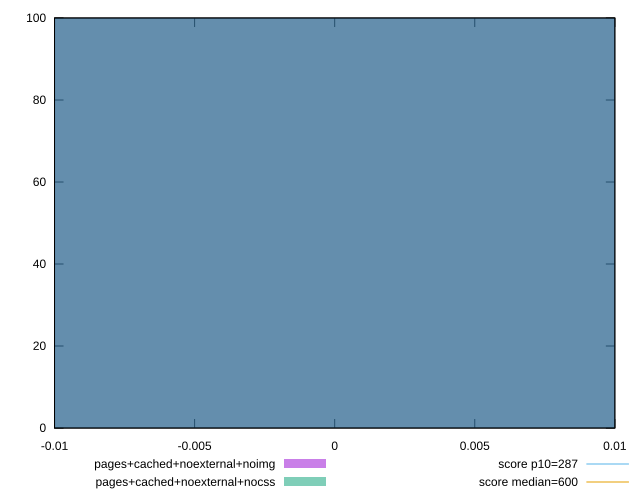

Here is the gnuplot script that generated this plot:
reset
set terminal svg size 640, 500 enhanced background rgb 'white'
set output "report_00007_2020-12-11T15:55:29.892Z/total-blocking-time/comparison/histogram/8_vs_9.svg"

$pagesCachedNoexternalNoimg <<EOF
0 100
EOF

$pagesCachedNoexternalNocss <<EOF
0 100
EOF

set key outside below
set boxwidth 0.1
set yrange [0:100]
set style fill transparent solid 0.5 noborder

plot \
  $pagesCachedNoexternalNoimg title "pages+cached+noexternal+noimg" with boxes, \
  $pagesCachedNoexternalNocss title "pages+cached+noexternal+nocss" with boxes, \


reset
